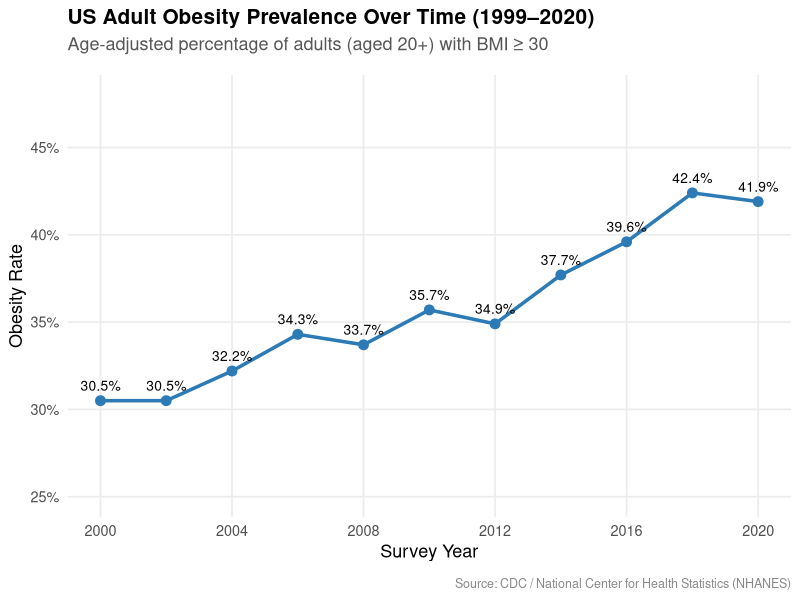
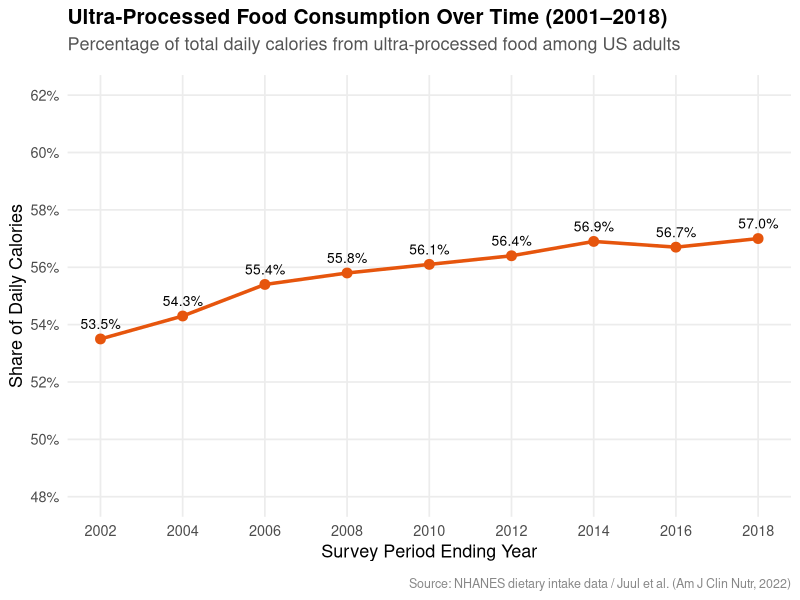

Source code (R) for these figures, in order:
## ---- chunk 1
#| label: setup
#| include: false

library(tidyverse)
## ---- chunk 2
#| label: obesity-time-plot
#| fig-width: 9
#| fig-height: 5
#| fig-align: center

obesity_trends <- tibble(
  year = c(2000, 2002, 2004, 2006, 2008, 2010, 2012, 2014, 2016, 2018, 2020),
  rate = c(0.305, 0.305, 0.322, 0.343, 0.337, 0.357, 0.349, 0.377, 0.396, 0.424, 0.419)
)

obesity_trends |>
  ggplot(aes(x = year, y = rate)) +
  geom_line(color = "#2c7bb6", linewidth = 1.2) +
  geom_point(color = "#2c7bb6", size = 3) +
  geom_text(aes(label = scales::percent(rate, accuracy = 0.1)), vjust = -1, size = 3.5) +
  scale_y_continuous(
    labels = scales::percent_format(accuracy = 1),
    limits = c(0.25, 0.48),
    breaks = seq(0.25, 0.45, by = 0.05)
  ) +
  scale_x_continuous(breaks = seq(2000, 2020, by = 4)) +
  labs(
    title = "US Adult Obesity Prevalence Over Time (1999–2020)",
    subtitle = "Age-adjusted percentage of adults (aged 20+) with BMI ≥ 30",
    x = "Survey Year",
    y = "Obesity Rate",
    caption = "Source: CDC / National Center for Health Statistics (NHANES)"
  ) +
  theme_minimal(base_size = 13) +
  theme(
    plot.title = element_text(face = "bold", size = 15, margin = margin(b = 6)),
    plot.subtitle = element_text(color = "#555555", margin = margin(b = 15)),
    plot.caption = element_text(color = "#888888", size = 9, margin = margin(t = 12)),
    panel.grid.minor = element_blank(),
    panel.grid.major = element_line(color = "#ececec")
  )
## ---- chunk 3
#| label: upf-time-plot
#| fig-width: 9
#| fig-height: 5
#| fig-align: center

upf_trends <- tibble(
  period = c("2001–2002", "2003–2004", "2005–2006", "2007–2008", 
             "2009–2010", "2011–2012", "2013–2014", "2015–2016", "2017–2018"),
  year = c(2002, 2004, 2006, 2008, 2010, 2012, 2014, 2016, 2018),
  pct_calories = c(0.535, 0.543, 0.554, 0.558, 0.561, 0.564, 0.569, 0.567, 0.570)
)

upf_trends |>
  ggplot(aes(x = year, y = pct_calories)) +
  geom_line(color = "#e6550d", linewidth = 1.2) +
  geom_point(color = "#e6550d", size = 3) +
  geom_text(aes(label = scales::percent(pct_calories, accuracy = 0.1)), vjust = -1, size = 3.5) +
  scale_y_continuous(
    labels = scales::percent_format(accuracy = 1),
    limits = c(0.48, 0.62),
    breaks = seq(0.48, 0.62, by = 0.02)
  ) +
  scale_x_continuous(breaks = seq(2002, 2018, by = 2)) +
  labs(
    title = "Ultra-Processed Food Consumption Over Time (2001–2018)",
    subtitle = "Percentage of total daily calories from ultra-processed food among US adults",
    x = "Survey Period Ending Year",
    y = "Share of Daily Calories",
    caption = "Source: NHANES dietary intake data / Juul et al. (Am J Clin Nutr, 2022)"
  ) +
  theme_minimal(base_size = 13) +
  theme(
    plot.title = element_text(face = "bold", size = 15, margin = margin(b = 6)),
    plot.subtitle = element_text(color = "#555555", margin = margin(b = 15)),
    plot.caption = element_text(color = "#888888", size = 9, margin = margin(t = 12)),
    panel.grid.minor = element_blank(),
    panel.grid.major = element_line(color = "#ececec")
  )
